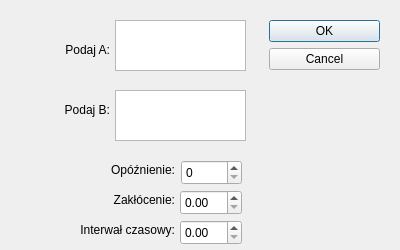
<?xml version="1.0" encoding="UTF-8"?>
<ui version="4.0">
 <class>OknoARX</class>
 <widget class="QDialog" name="OknoARX">
  <property name="geometry">
   <rect>
    <x>0</x>
    <y>0</y>
    <width>400</width>
    <height>250</height>
   </rect>
  </property>
  <property name="minimumSize">
   <size>
    <width>400</width>
    <height>250</height>
   </size>
  </property>
  <property name="maximumSize">
   <size>
    <width>400</width>
    <height>250</height>
   </size>
  </property>
  <property name="windowTitle">
   <string>Dialog</string>
  </property>
  <widget class="QDialogButtonBox" name="buttonBox">
   <property name="geometry">
    <rect>
     <x>269</x>
     <y>20</y>
     <width>111</width>
     <height>250</height>
    </rect>
   </property>
   <property name="orientation">
    <enum>Qt::Orientation::Vertical</enum>
   </property>
   <property name="standardButtons">
    <set>QDialogButtonBox::StandardButton::Cancel|QDialogButtonBox::StandardButton::Ok</set>
   </property>
  </widget>
  <widget class="QPlainTextEdit" name="plain_a">
   <property name="geometry">
    <rect>
     <x>115</x>
     <y>20</y>
     <width>131</width>
     <height>51</height>
    </rect>
   </property>
  </widget>
  <widget class="QPlainTextEdit" name="plain_b">
   <property name="geometry">
    <rect>
     <x>115</x>
     <y>90</y>
     <width>131</width>
     <height>51</height>
    </rect>
   </property>
  </widget>
  <widget class="QSpinBox" name="spinbox_opoznienie">
   <property name="geometry">
    <rect>
     <x>181</x>
     <y>160</y>
     <width>61</width>
     <height>25</height>
    </rect>
   </property>
  </widget>
  <widget class="QDoubleSpinBox" name="spinbox_zaklocenie">
   <property name="geometry">
    <rect>
     <x>180</x>
     <y>190</y>
     <width>62</width>
     <height>25</height>
    </rect>
   </property>
  </widget>
  <widget class="QDoubleSpinBox" name="doubleSpinBox">
   <property name="geometry">
    <rect>
     <x>180</x>
     <y>220</y>
     <width>62</width>
     <height>25</height>
    </rect>
   </property>
  </widget>
  <widget class="QLabel" name="label_a">
   <property name="geometry">
    <rect>
     <x>10</x>
     <y>40</y>
     <width>100</width>
     <height>20</height>
    </rect>
   </property>
   <property name="text">
    <string>Podaj A:</string>
   </property>
   <property name="alignment">
    <set>Qt::AlignmentFlag::AlignRight|Qt::AlignmentFlag::AlignTrailing|Qt::AlignmentFlag::AlignVCenter</set>
   </property>
  </widget>
  <widget class="QLabel" name="label_b">
   <property name="geometry">
    <rect>
     <x>10</x>
     <y>100</y>
     <width>100</width>
     <height>20</height>
    </rect>
   </property>
   <property name="text">
    <string>Podaj B:</string>
   </property>
   <property name="alignment">
    <set>Qt::AlignmentFlag::AlignRight|Qt::AlignmentFlag::AlignTrailing|Qt::AlignmentFlag::AlignVCenter</set>
   </property>
  </widget>
  <widget class="QLabel" name="label">
   <property name="geometry">
    <rect>
     <x>75</x>
     <y>160</y>
     <width>100</width>
     <height>20</height>
    </rect>
   </property>
   <property name="text">
    <string>Opóźnienie:</string>
   </property>
   <property name="alignment">
    <set>Qt::AlignmentFlag::AlignRight|Qt::AlignmentFlag::AlignTrailing|Qt::AlignmentFlag::AlignVCenter</set>
   </property>
  </widget>
  <widget class="QLabel" name="label_2">
   <property name="geometry">
    <rect>
     <x>75</x>
     <y>190</y>
     <width>100</width>
     <height>20</height>
    </rect>
   </property>
   <property name="text">
    <string>Zakłócenie:</string>
   </property>
   <property name="alignment">
    <set>Qt::AlignmentFlag::AlignRight|Qt::AlignmentFlag::AlignTrailing|Qt::AlignmentFlag::AlignVCenter</set>
   </property>
  </widget>
  <widget class="QLabel" name="label_3">
   <property name="geometry">
    <rect>
     <x>75</x>
     <y>220</y>
     <width>100</width>
     <height>20</height>
    </rect>
   </property>
   <property name="layoutDirection">
    <enum>Qt::LayoutDirection::RightToLeft</enum>
   </property>
   <property name="text">
    <string>Interwał czasowy:</string>
   </property>
   <property name="alignment">
    <set>Qt::AlignmentFlag::AlignRight|Qt::AlignmentFlag::AlignTrailing|Qt::AlignmentFlag::AlignVCenter</set>
   </property>
  </widget>
 </widget>
 <resources/>
 <connections>
  <connection>
   <sender>buttonBox</sender>
   <signal>accepted()</signal>
   <receiver>OknoARX</receiver>
   <slot>accept()</slot>
   <hints>
    <hint type="sourcelabel">
     <x>248</x>
     <y>254</y>
    </hint>
    <hint type="destinationlabel">
     <x>157</x>
     <y>274</y>
    </hint>
   </hints>
  </connection>
  <connection>
   <sender>buttonBox</sender>
   <signal>rejected()</signal>
   <receiver>OknoARX</receiver>
   <slot>reject()</slot>
   <hints>
    <hint type="sourcelabel">
     <x>316</x>
     <y>260</y>
    </hint>
    <hint type="destinationlabel">
     <x>286</x>
     <y>274</y>
    </hint>
   </hints>
  </connection>
 </connections>
</ui>
